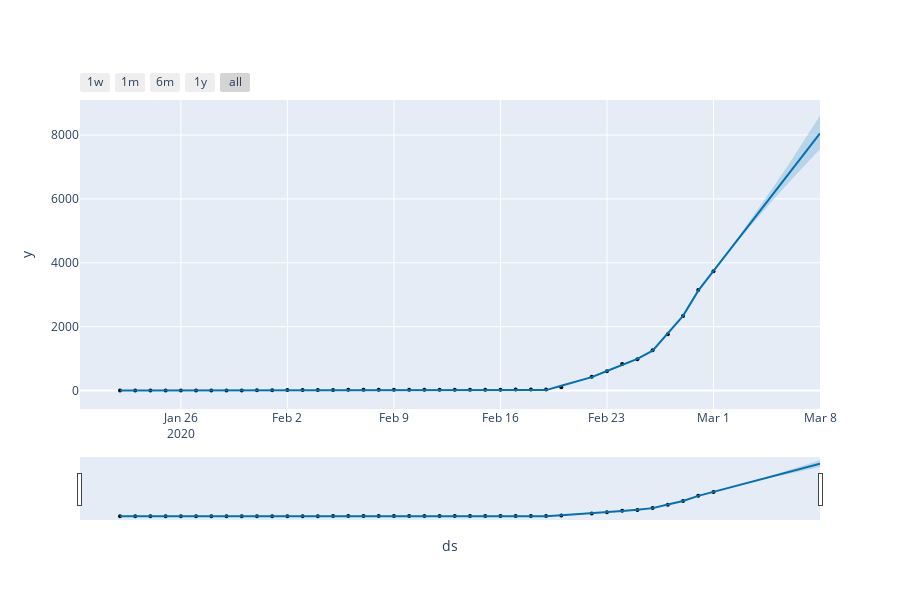

The notebook cell this image was saved under:
### Code cell
#Plot Prediction
fig = plot_plotly(m, forecast)
py.iplot(fig)
